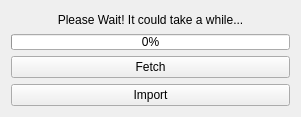
<?xml version="1.0" encoding="UTF-8"?>
<ui version="4.0">
 <class>QtDcmImportWidget</class>
 <widget class="QWidget" name="QtDcmImportWidget">
  <property name="geometry">
   <rect>
    <x>0</x>
    <y>0</y>
    <width>301</width>
    <height>117</height>
   </rect>
  </property>
  <property name="minimumSize">
   <size>
    <width>0</width>
    <height>75</height>
   </size>
  </property>
  <property name="maximumSize">
   <size>
    <width>16777215</width>
    <height>300</height>
   </size>
  </property>
  <property name="windowTitle">
   <string>Form</string>
  </property>
  <layout class="QGridLayout" name="gridLayout">
   <item row="3" column="0">
    <widget class="QPushButton" name="importButton">
     <property name="maximumSize">
      <size>
       <width>300</width>
       <height>16777215</height>
      </size>
     </property>
     <property name="focusPolicy">
      <enum>Qt::NoFocus</enum>
     </property>
     <property name="toolTip">
      <string>Import selected series</string>
     </property>
     <property name="text">
      <string>Import</string>
     </property>
     <property name="icon">
      <iconset resource="../resources/qtdcm.qrc">
       <normaloff>:/Images/save.svg</normaloff>:/Images/save.svg</iconset>
     </property>
    </widget>
   </item>
   <item row="0" column="0">
    <widget class="QLabel" name="progressLabel">
     <property name="text">
      <string>Please Wait! It could take a while...</string>
     </property>
     <property name="alignment">
      <set>Qt::AlignCenter</set>
     </property>
    </widget>
   </item>
   <item row="1" column="0">
    <widget class="QProgressBar" name="importProgressBar">
     <property name="maximumSize">
      <size>
       <width>300</width>
       <height>16</height>
      </size>
     </property>
     <property name="value">
      <number>0</number>
     </property>
    </widget>
   </item>
   <item row="2" column="0">
    <widget class="QPushButton" name="fetchButton">
     <property name="text">
      <string>Fetch</string>
     </property>
     <property name="icon">
      <iconset resource="../resources/qtdcm.qrc">
       <normaloff>:/Images/save.svg</normaloff>:/Images/save.svg</iconset>
     </property>
    </widget>
   </item>
  </layout>
 </widget>
 <resources>
  <include location="../resources/qtdcm.qrc"/>
 </resources>
 <connections/>
</ui>
